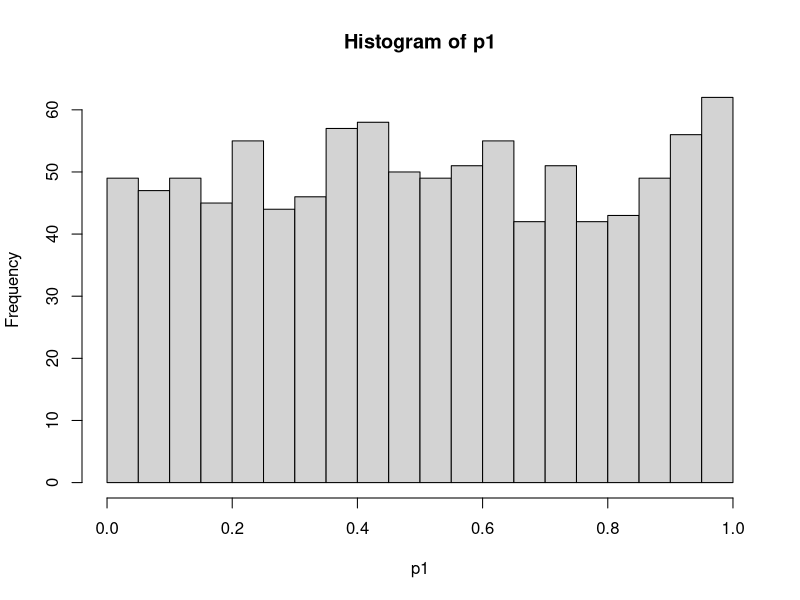

Source code (R): (Note: a time limit stopped this script after it produced the figure.)
library(tidyverse)



set.seed(123)
n = 6000
p1 <- 0.5
q1 <- 1 - p1



G = apply(X = rmultinom(n,1,prob = c(p1^2,2*p1*q1,q1^2)) > 0, FUN = "which",MARGIN = 2) - 1
Z = rnorm(n,0,3)
E <- rnorm(n, mean = 0, sd = 3)

G1 <- ifelse(G == 1, 1,0)
G2 <- ifelse(G == 2, 1,0)
G0 <- ifelse(G1 == G2, 1,0)


### No interaction:

beta0 <- -1.2
betaG1 <- 0.8
betaG2 <- 0.3
betaG1E <- 0
betaG2E <- 0
betaZ <- 0.5
betaE <- 0.5

latent_y <- beta0 + betaG1*G1 + betaG2*G2 + betaE*E + betaG1E*G1*E + betaG2E*G2*E  + betaZ*Z + rnorm(n = n)
y <- ifelse(latent_y > 0,1,0)
data <- data.frame(y = y, G1 = G1, G2 = G2, G = as.factor(G),Z=Z)


mod1 <- glm(y~G+G*Z+Z, family = binomial(link = "probit"), data=data)
mod2 <- glm(y~G+Z, family = binomial(link = "probit"), data=data)
1 - pchisq(2*(logLik(mod1) - logLik(mod2)), df = 2)



### With interaction:
beta0 <- -1.2
betaG1 <- 0.8
betaG2 <- 0.3
betaG1E <- 0.1
betaG2E <- -0.1
betaZ <- 0.5
betaE <- 0.5

latent_y <- beta0 + betaG1*G1 + betaG2*G2 + betaE*E + betaG1E*G1*E + betaG2E*G2*E  + betaZ*Z + rnorm(n = n)
y <- ifelse(latent_y > 0,1,0)
data <- data.frame(y = y, G1 = G1, G2 = G2, G = as.factor(G),Z=Z)


mod1 <- glm(y~G+G*Z+Z, family = binomial(link = "probit"), data=data)
mod2 <- glm(y~G+Z, family = binomial(link = "probit"), data=data)
1 - pchisq(2*(logLik(mod1) - logLik(mod2)), df = 2)







#### Simulator:
Aux_simulator <- function(beta0 = -1.2, betaZ = 0.6, betaG = c(0.8, 0.3), betaE = 0.6, betaGE = c(0.6,0.4), muZ = 0, muE = 0, sdE = 1, p1 = 0.5, sdZ = 1, size = 3000, num_trails = 1000){
  betaG1 <- betaG[1]
  betaG2 <- betaG[2]
  betaG1E <- betaGE[1]
  betaG2E <- betaGE[2]
  n = size
  q1 <- 1 - p1
  p_val <- c()
  for (i in 1:num_trails) {
    G = apply(X = rmultinom(n,1,prob = c(p1^2,2*p1*q1,q1^2)) > 0, FUN = "which",MARGIN = 2) - 1
    Z = rnorm(n,muZ,sdZ)
    E <- rnorm(n, mean = muE, sd = sdE)
    
    G1 <- ifelse(G == 1, 1,0)
    G2 <- ifelse(G == 2, 1,0)
    G0 <- ifelse(G1 == G2, 1,0)
    
    
    latent_y <- beta0 + betaG1*G1 + betaG2*G2 + betaE*E + betaG1E*G1*E + betaG2E*G2*E  + betaZ*Z + rnorm(n = n)
    y <- ifelse(latent_y > 0,1,0)
    data <- data.frame(y = y, G1 = G1, G2 = G2, G = as.factor(G),Z=Z)
    
    
    mod1 <- glm(y~G+G*Z+Z, family = binomial(link = "probit"), data=data)
    mod2 <- glm(y~G+Z, family = binomial(link = "probit"), data=data)
    p_val[i] <- 1 - pchisq(2*(logLik(mod1) - logLik(mod2)), df = 2)
  }
  p_val
}






###: When the auxiliary variable has a weak effect: almost uniform p-value
p1 <- Aux_simulator(betaZ = 0.1, betaGE = c(0.3,0.2),sdZ = 1)
hist(p1, breaks = 30)
sum(p1 <= 0.05)/length(p1)


###: When the auxiliary variable has a stronger effect: higher power
p2 <- Aux_simulator(betaZ = 0.4, betaGE = c(0.3,0.2),sdZ = 1)
hist(p2, breaks = 30)
sum(p2 <= 0.05)/length(p2)


###: When the auxiliary variable has a stronger effect and higher standard deviation: higher power
p3 <- Aux_simulator(betaZ = 0.4, betaGE = c(0.3,0.2),sdZ = 3)
hist(p3, breaks = 30)
sum(p3 <= 0.05)/length(p3)


###: When the auxiliary variable has a stronger effect and higher standard deviation, and the interaction effects differ strongly between groups: much higher power
p4 <- Aux_simulator(betaZ = 0.4, betaGE = c(0.3,-0.2),sdZ = 3)
hist(p4, breaks = 30)
sum(p4 <= 0.05)/length(p3)
